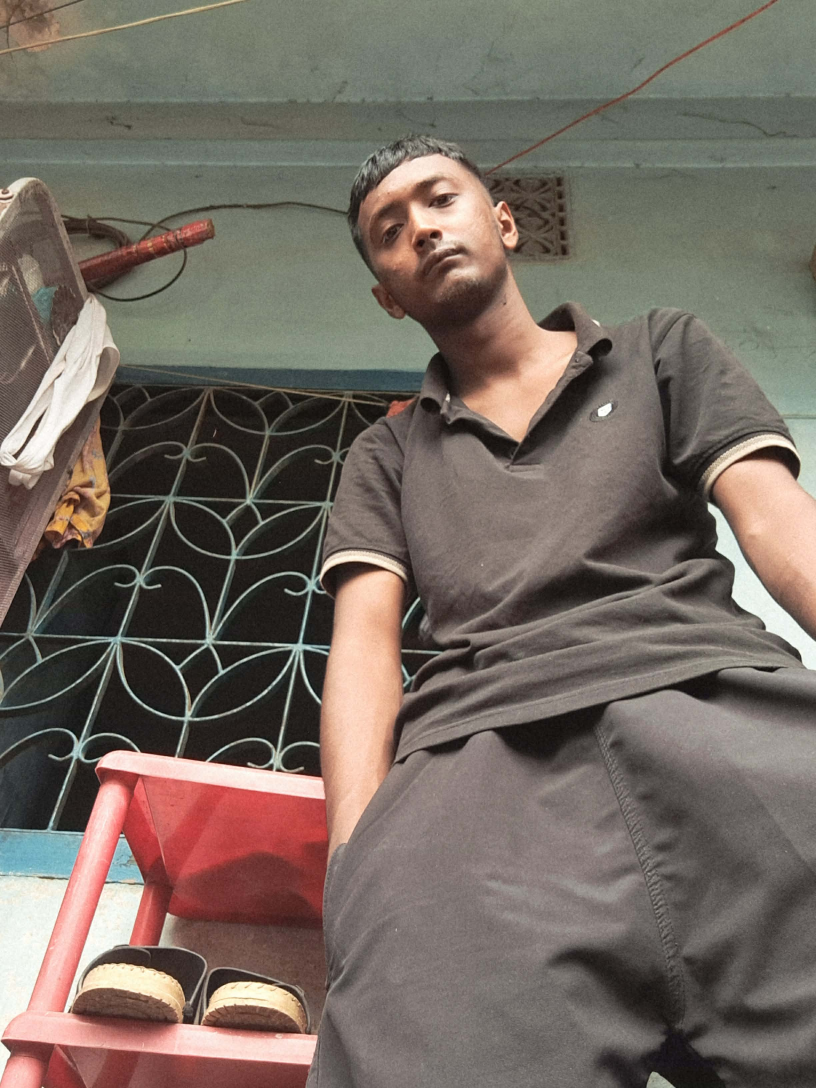
#> input picture test.jpg, 2448 x 3264 px (shown at 1/3 size); its folder holds only this picture in this run
$ python -i object_adjust_processor.py   (imports and definitions only)
#> lines starting #> are read from the running program, lines starting #| are printed output that depends on the picture; after the words box and inside, x2 and y2 are one past the last pixel; in counts of white or black regions, pixels touching at a corner belong together
#> further down, picture is the input picture: shape (3264, 2448, 3); mean B, G, R 98, 106.4, 117.2
from __future__ import annotations

from pathlib import Path
from threading import Lock
from typing import Dict, List, Tuple

import cv2
import numpy as np
import onnxruntime as ort

# ============================================================
# PATHS / MODEL CONFIG
# ============================================================

BASE_DIR = Path(__file__).resolve().parent
MODEL_PATH = BASE_DIR / "models" / "face_parsing" / "resnet18.onnx"

INPUT_SIZE = (512, 512)
INPUT_MEAN = np.array([0.485, 0.456, 0.406], dtype=np.float32)
INPUT_STD = np.array([0.229, 0.224, 0.225], dtype=np.float32)

SUPPORTED_TARGETS = {"face", "skin", "hair", "shadow"}

# ============================================================
# FACE PARSING LABEL MAP
# ============================================================
# 0  background
# 1  skin
# 2  left eyebrow
# 3  right eyebrow
# 4  left eye
# 5  right eye
# 6  eyeglasses
# 7  left ear
# 8  right ear
# 9  earring
# 10 nose
# 11 mouth
# 12 upper lip
# 13 lower lip
# 14 neck
# 15 necklace
# 16 cloth
# 17 hair
# 18 hat
# ============================================================

TARGET_CLASS_IDS: Dict[str, List[int]] = {
    "face": [1, 2, 3, 4, 5, 7, 8, 10, 11, 12, 13],
    "skin": [1],
    "hair": [17],
}

TARGET_CONFIDENCE: Dict[str, float] = {
    "face": 0.24,
    "skin": 0.38,
    "hair": 0.34,
}

TARGET_CROP_SCALE: Dict[str, float] = {
    "face": 2.25,
    "skin": 2.20,
    "hair": 2.80,
}

TARGET_CROP_CENTER_Y: Dict[str, float] = {
    "face": 0.52,
    "skin": 0.52,
    "hair": 0.40,
}

# ============================================================
# GLOBAL MODEL / DETECTOR STATE
# ============================================================

_parser_session = None
_parser_input_name: str | None = None
_parser_output_names: List[str] = []
_parser_lock = Lock()

_face_cascade = None
_face_lock = Lock()

# ============================================================
# FACE DETECTOR
# ============================================================


# [262 lines left out: functions _get_face_cascade, _detect_faces, _get_parser, _decode_image, _encode_png, _encode_mask_png and 4 more, not called in this run]

# ============================================================
# MASK CLEANUP / FEATHERING
# ============================================================


def _remove_small_components(
    mask: np.ndarray,
    minimum_area: int,
) -> np.ndarray:
    binary = (mask >= 24).astype(np.uint8)
    count, labels, stats, _ = cv2.connectedComponentsWithStats(
        binary,
        connectivity=8,
    )

    if count <= 1:
        return mask

    cleaned = np.zeros_like(mask)
    for component_id in range(1, count):
        area = int(stats[component_id, cv2.CC_STAT_AREA])
        if area >= minimum_area:
            cleaned[labels == component_id] = mask[labels == component_id]

    return cleaned


# [106 lines left out: functions _clean_segmentation_mask, _build_face_based_mask, not called in this run]

# ============================================================
# SHADOW MASK
# ============================================================


def _build_shadow_mask(image_bgr: np.ndarray) -> np.ndarray:
    """
    Build a soft shadow-confidence mask over the full image.

    This is a local-illumination heuristic rather than a dedicated shadow model:
    shadows are detected where local luminance is noticeably higher than the
    current pixel. The mask is softened and small texture regions are discarded.
    """
    lab = cv2.cvtColor(image_bgr, cv2.COLOR_BGR2LAB)
#> lab: shape (3264, 2448, 3); mean of channels 0, 1, 2 115.1, 130.9, 134.5
    lightness = lab[:, :, 0].astype(np.float32)

    min_dim = min(image_bgr.shape[0], image_bgr.shape[1])
#> min_dim = 2448
    sigma = float(np.clip(min_dim * 0.025, 10.0, 28.0))
#> sigma = 28
    local_lightness = cv2.GaussianBlur(
        lightness,
        (0, 0),
        sigmaX=sigma,
        sigmaY=sigma,
    )
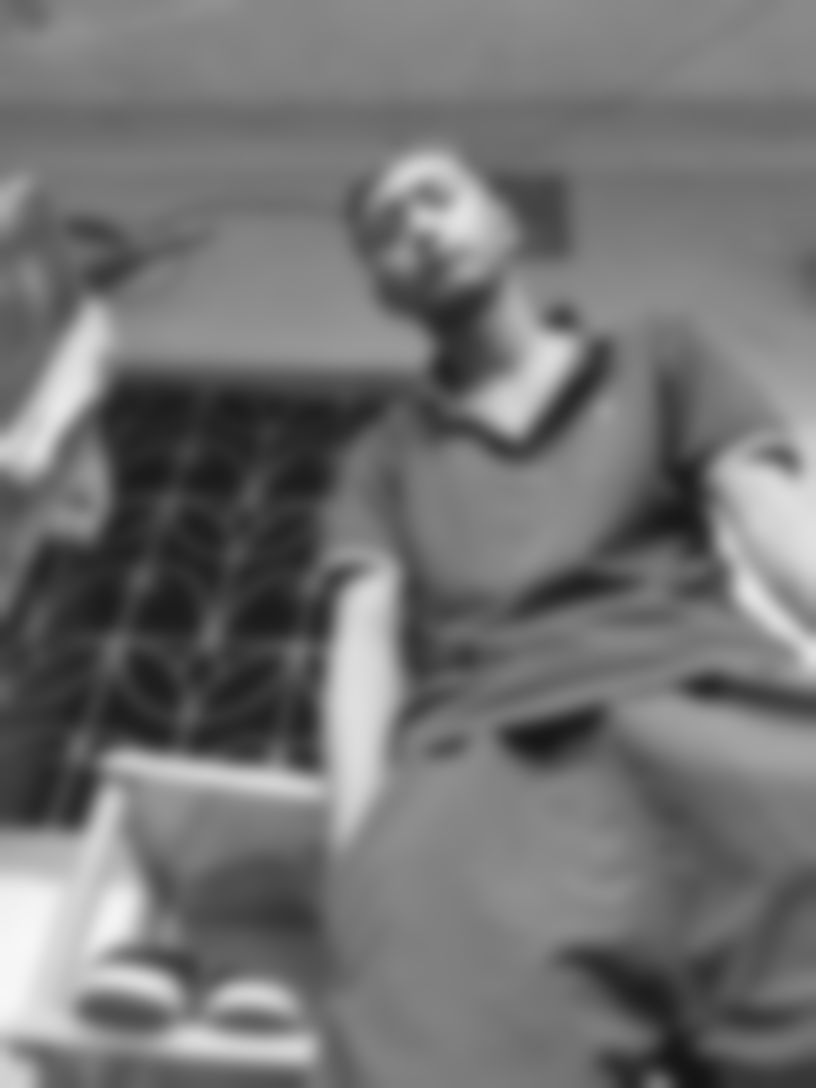
#> local_lightness: shape (3264, 2448) float32 (shown at 1/3 size); min 20.77, max 247.3, mean 115.1

    darkness = local_lightness - lightness
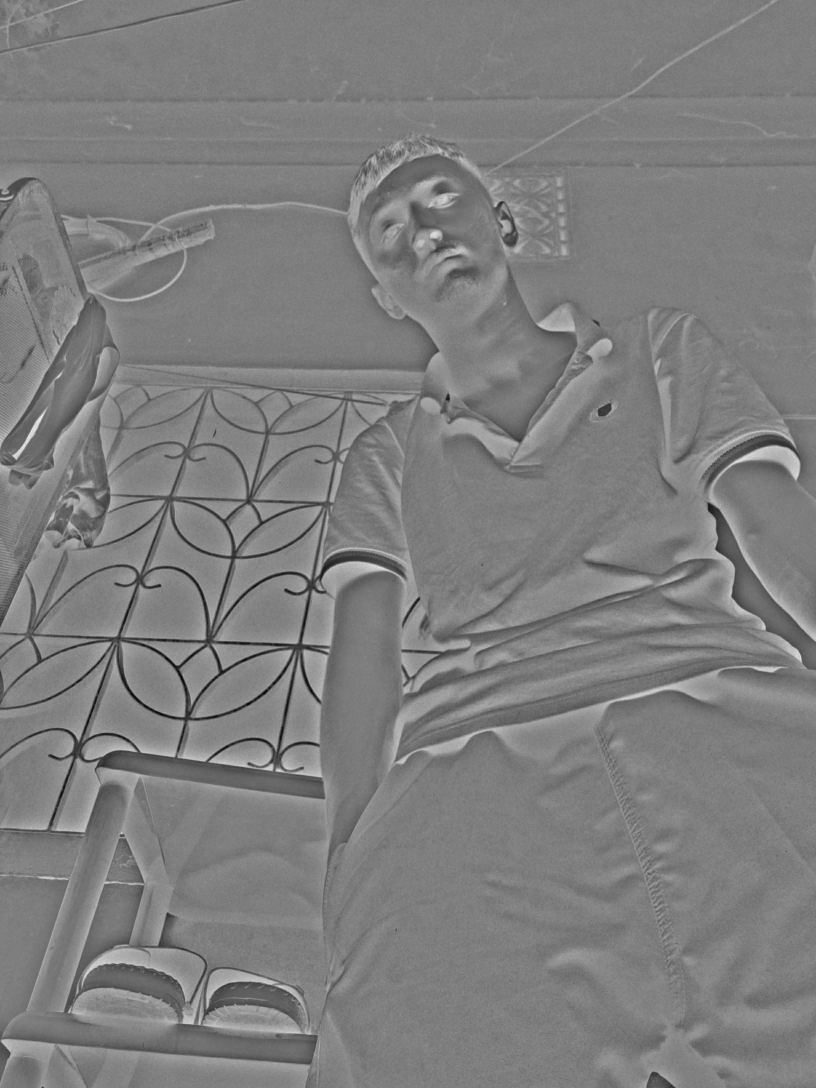
#> darkness: shape (3264, 2448) float32 (shown at 1/3 size); min -185.7, max 188.4, mean 0; drawn with min black and max white
    # Very dark pixels are more likely to be hair, eyes, clothing, or other
    # objects than removable cast/shading shadows, so keep them out of this mask.
    candidate = (
        (darkness > 9.0)
        & (lightness > 34.0)
        & (lightness < 238.0)
    )
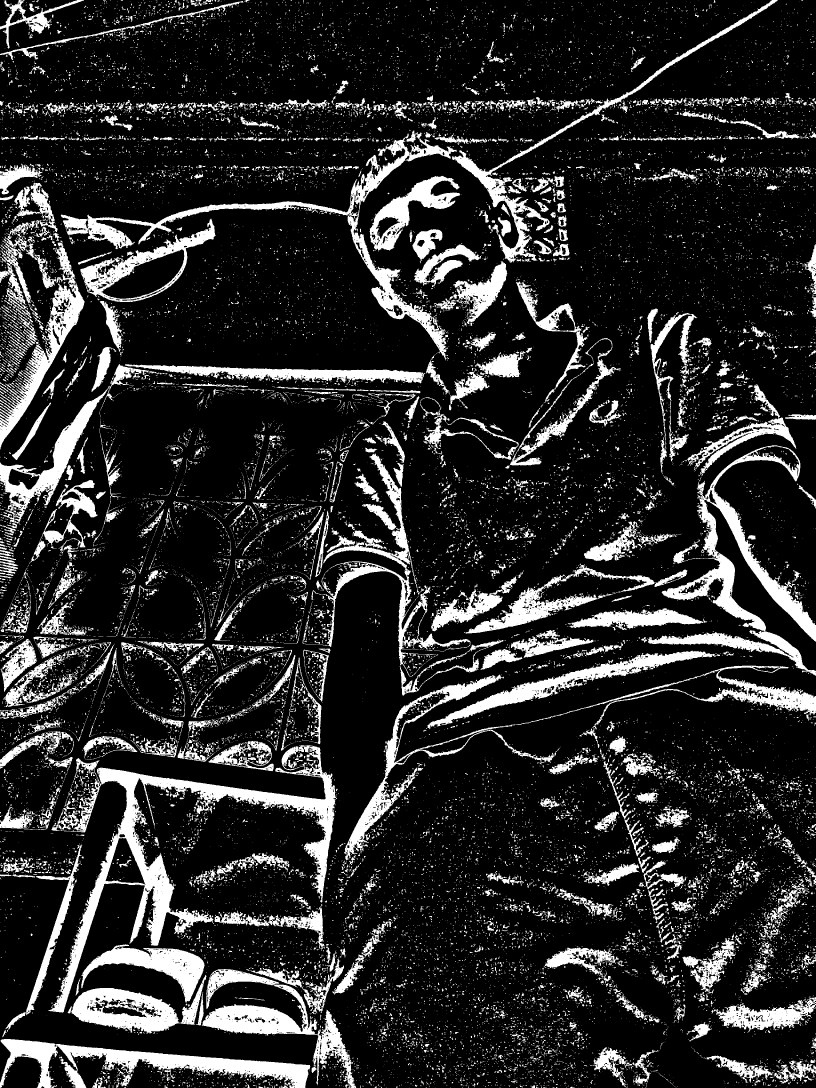
#> candidate: shape (3264, 2448) bool (shown at 1/3 size); 16.4% white; 23830 white regions (20726 under 20 px), largest, box (x1, y1, x2, y2) and area: (144, 2236, 1011, 3038) 86283, (1942, 1336, 2448, 2027) 61896, (182, 397, 1371, 1080) 50476

    softness = np.clip(
        (darkness - 7.0) * 18.0,
        0.0,
        255.0,
    )

    mask = np.where(candidate, softness, 0.0).astype(np.uint8)

    kernel = cv2.getStructuringElement(cv2.MORPH_ELLIPSE, (5, 5))
    mask = cv2.morphologyEx(mask, cv2.MORPH_CLOSE, kernel, iterations=1)
    mask = cv2.morphologyEx(mask, cv2.MORPH_OPEN, kernel, iterations=1)

    mask = _remove_small_components(
        mask,
        max(50, int(mask.shape[0] * mask.shape[1] * 0.00002)),
    )
#> in _remove_small_components, `binary = (mask >= 24).astype(np.uint8)`: binary: shape (3264, 2448); values 0 (black) and 1 (white), 15.8% white; 2243 white regions (412 under 20 px), largest, box (x1, y1, x2, y2) and area: (148, 2236, 1012, 3038) 89782, (183, 0, 2333, 1069) 80547, (1924, 1344, 2448, 2027) 63060
#> in _remove_small_components, `count, labels, stats, _ = cv2.connectedComponentsWithStats( binary, co..`:
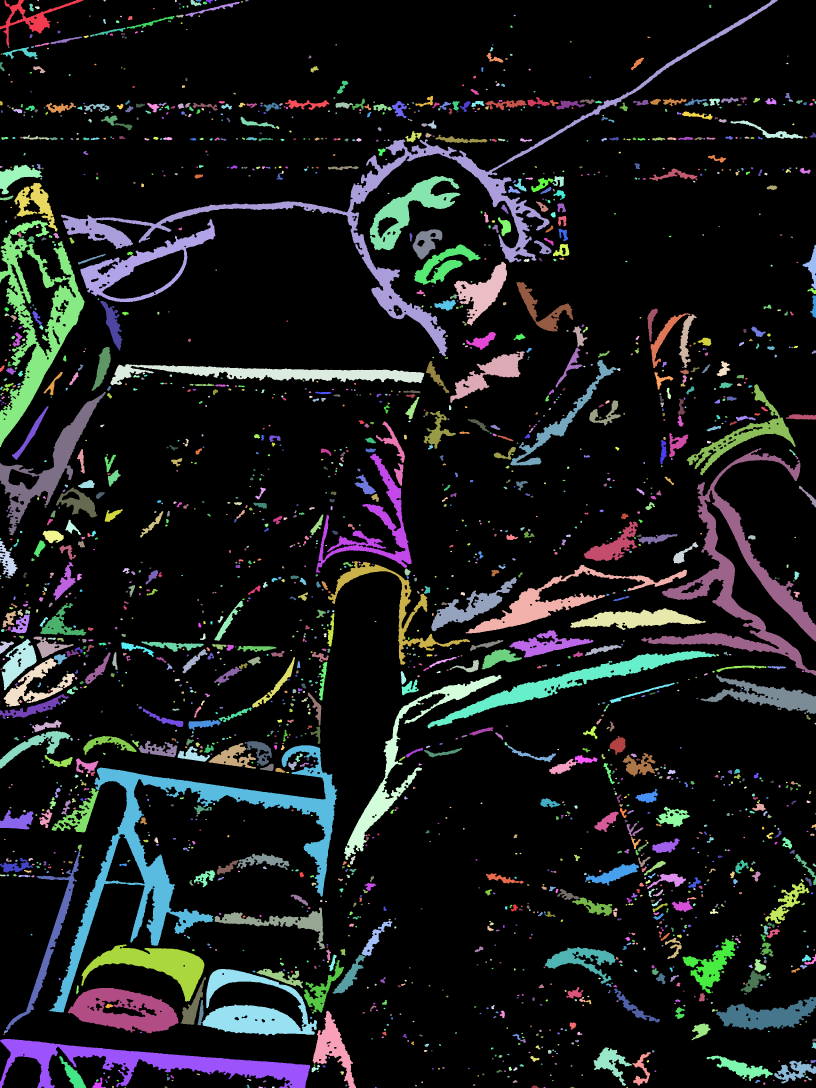
#> labels: shape (3264, 2448) int32 (shown at 1/3 size); 2244 distinct labels, from 0 to 2243; one colour per label, 0 black
#> in _remove_small_components, `count, labels, stats, _ = cv2.connectedComponentsWithStats( binary, co..`: count = 2244; stats = 2244 rows, first 6: [0, 0, 2448, 3264, 6725779], [0, 0, 250, 139, 6316], [112, 0, 5, 4, 16], [310, 0, 7, 5, 25], [525, 0, 5, 7, 31], [572, 0, 32, 19, 323]
#> the loop in _remove_small_components, `for component_id in range(1, count):` made 2243 passes
#> area on passes 1, 3, 4: 6316, 25, 31

    return cv2.GaussianBlur(mask, (0, 0), sigmaX=1.5, sigmaY=1.5)

# ============================================================
# PUBLIC API: GENERATE MASK
# ============================================================


# [200 lines left out: functions generate_object_mask, _read_mask, _prepare_mask, _adjust_brightness_contrast, _clear_shadow, apply_object_adjust, not called in this run]

>>> import cv2
>>> picture = cv2.imread('../test.jpg')
>>> result = _build_shadow_mask(picture)
